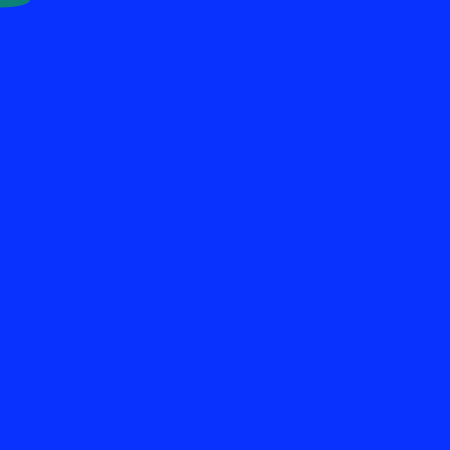
Frame 1 (no input)
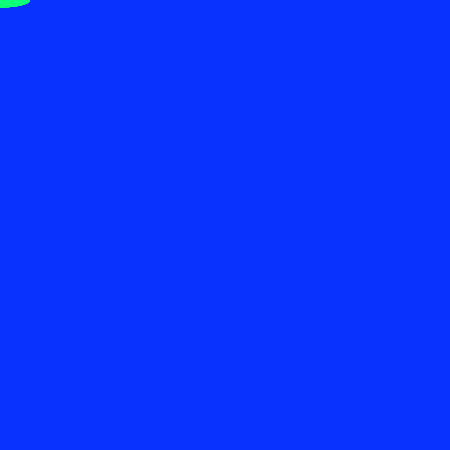
Frame 60 (the mouse pressed at the canvas centre just before this capture)
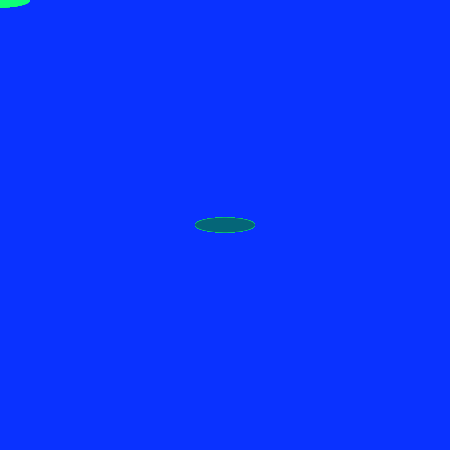
Frame 120 (the mouse held since frame 60 and released just before this capture)

The Processing sketch that drew these frames (run headless with seeded random() and noise(); from frame 60 on, the mouse is pressed at the canvas centre):

// Processing sketch: exp6
// ── exp6.pde
void setup () {
  size(450,450);


background (10, 50, 500); 

color(150);
}

// draw happens every frame!
void draw () {
  noStroke();
  fill(random(20), random (500), 120);
  ellipse(mouseX, mouseY, 60, 15);
}
